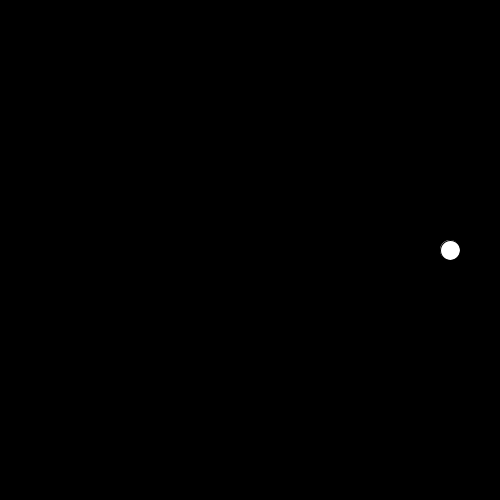
Frame 1 (no input)
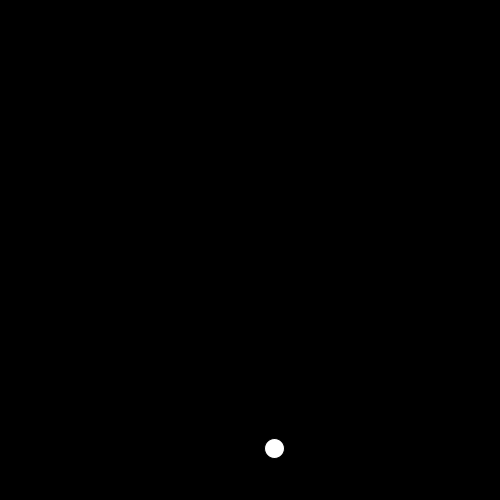
Frame 60 (the mouse pressed at the canvas centre just before this capture)
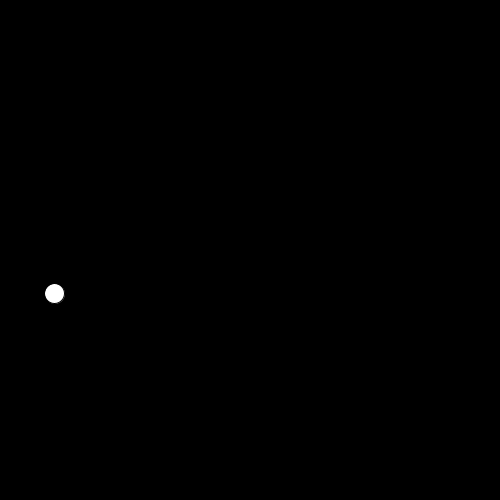
Frame 120 (the mouse held since frame 60 and released just before this capture)

The Processing sketch that drew these frames (run headless with seeded random() and noise(); from frame 60 on, the mouse is pressed at the canvas centre):

// Processing sketch: sketch_003
// ── sketch_003.pde
float x,y,theta=0;
void setup(){
  size(500,500);
}

void draw(){
  background(0);
  translate(width/2,height/2);
  x=200*cos(theta);
  y=200*sin(theta);
  translate(x,y);
  ellipse(0,0,20,20);
  theta+=PI/128;
}
